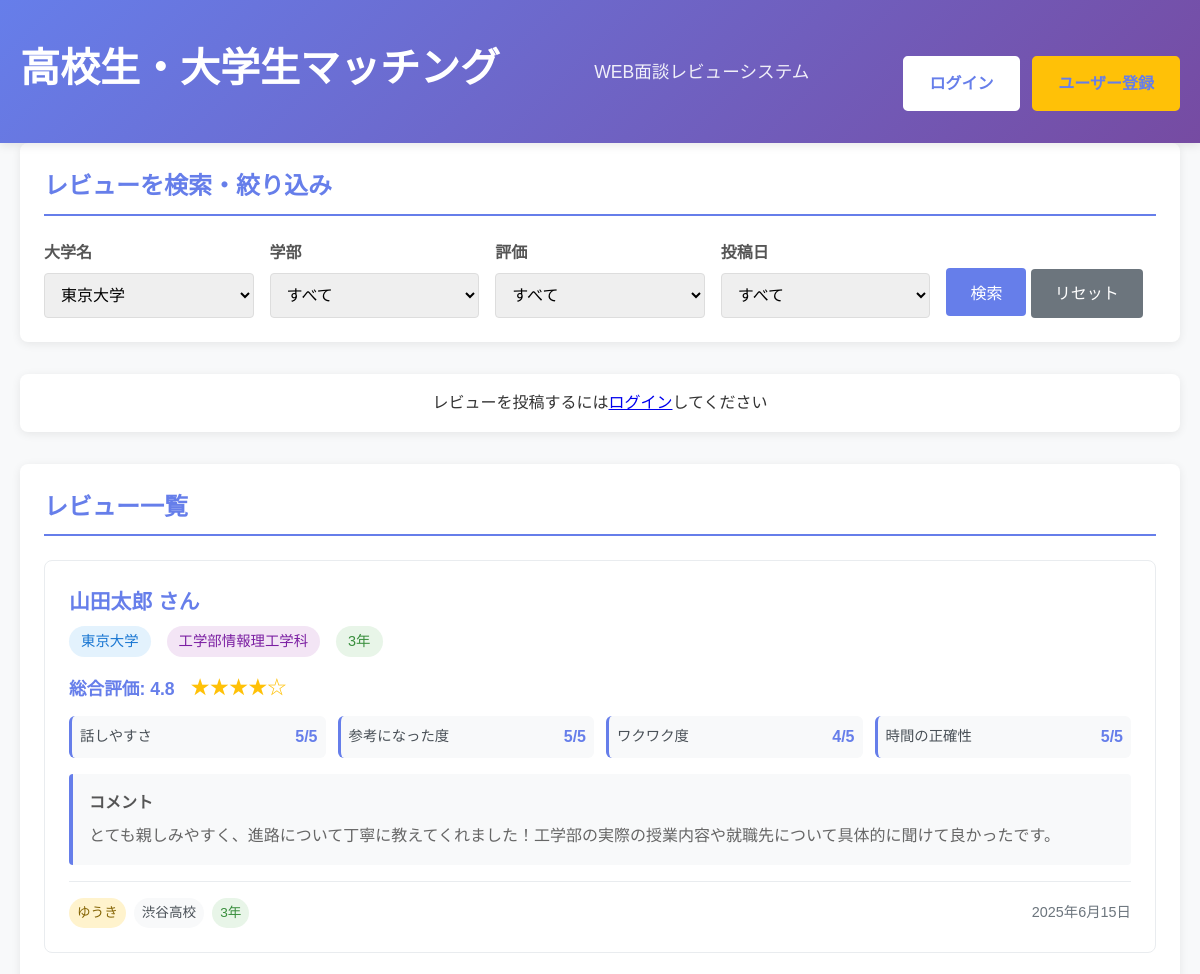
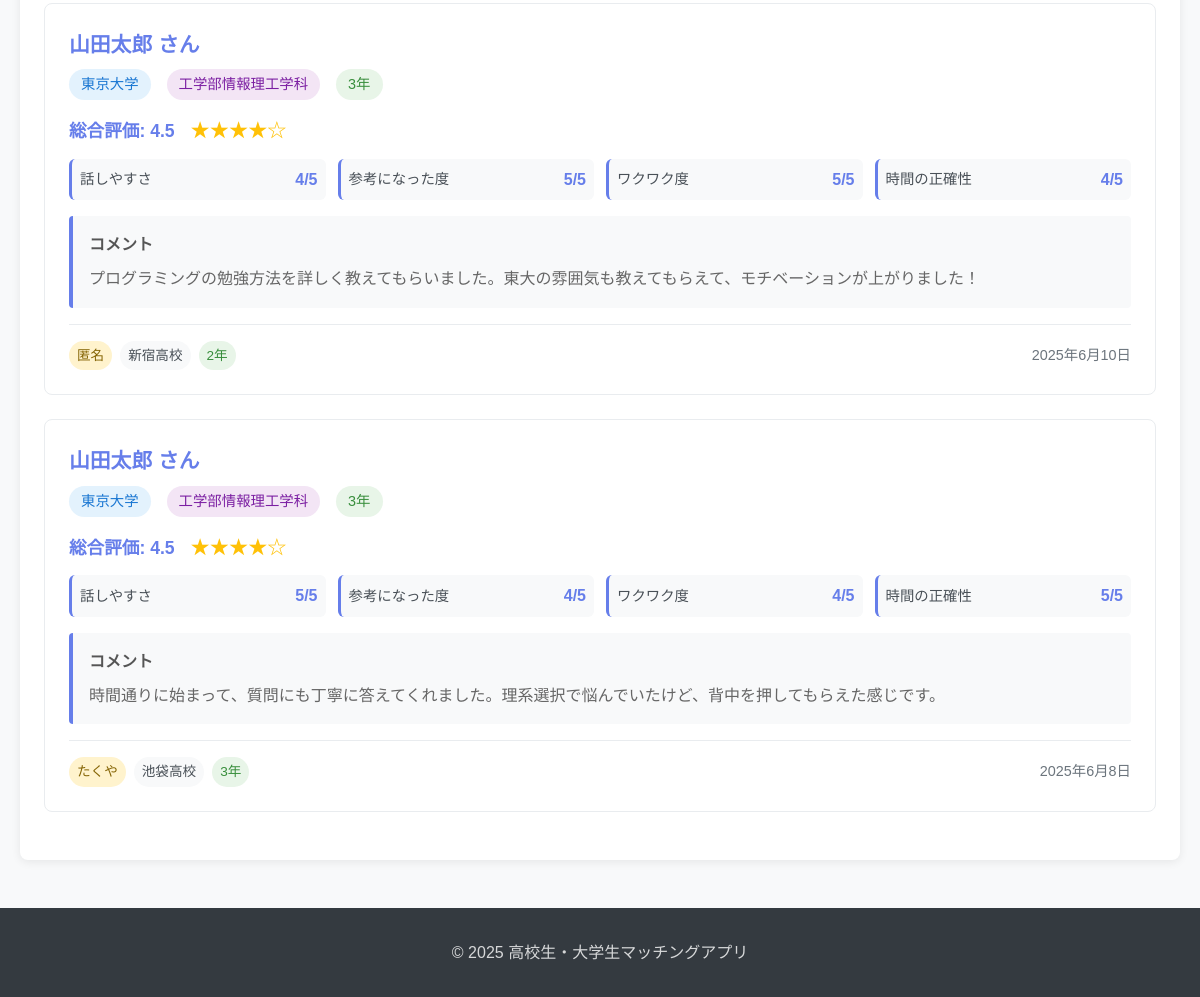
Screenshot of /index.php?university=東京大学 with the database file from the repository (2 pictures, top to bottom).
### tables this page shows
CREATE TABLE reviews (
    id INT AUTO_INCREMENT PRIMARY KEY COMMENT 'レビューID',
    student_id INT NOT NULL COMMENT '大学生ID',
    reviewer_nickname VARCHAR(50) DEFAULT NULL COMMENT '投稿者ニックネーム',
    reviewer_school VARCHAR(100) NOT NULL COMMENT '投稿者高校名',
    reviewer_grade INT NOT NULL COMMENT '投稿者学年（1-3）',
    friendliness INT NOT NULL COMMENT '話しやすさ（1-5）',
    helpfulness INT NOT NULL COMMENT '参考になった度（1-5）',
    excitement INT NOT NULL COMMENT 'ワクワク度（1-5）',
    punctuality INT NOT NULL COMMENT '時間の正確性（1-5）',
    comment TEXT DEFAULT NULL COMMENT 'コメント',
    review_date DATE NOT NULL COMMENT 'レビュー日',
    created_at TIMESTAMP DEFAULT CURRENT_TIMESTAMP COMMENT '投稿日時',
    updated_at TIMESTAMP DEFAULT CURRENT_TIMESTAMP ON UPDATE CURRENT_TIMESTAMP COMMENT '更新日時',
    FOREIGN KEY (student_id) REFERENCES students(id) ON DELETE CASCADE,
    INDEX idx_student_id (student_id),
    INDEX idx_review_date (review_date),
    INDEX idx_created_at (created_at),
    CHECK (friendliness BETWEEN 1 AND 5),
    CHECK (helpfulness BETWEEN 1 AND 5),
    CHECK (excitement BETWEEN 1 AND 5),
    CHECK (punctuality BETWEEN 1 AND 5),
    CHECK (reviewer_grade BETWEEN 1 AND 3)
);

CREATE TABLE students (
    id INT AUTO_INCREMENT PRIMARY KEY COMMENT '大学生ID',
    name VARCHAR(100) NOT NULL COMMENT '氏名',
    university VARCHAR(100) NOT NULL COMMENT '大学名',
    department VARCHAR(100) NOT NULL COMMENT '学部・学科',
    grade INT NOT NULL COMMENT '学年（1-4, 5=院生）',
    created_at TIMESTAMP DEFAULT CURRENT_TIMESTAMP COMMENT '登録日時',
    INDEX idx_university (university),
    INDEX idx_department (department)
);

### index.php (the view, shortened to what this page needs)
<!DOCTYPE html>
<html lang="ja">
<head>
    <link rel="stylesheet" href="css/style.css?v=<?= time() ?>">
</head>
<body>
    <header>
        <div class="container">
            <h1>高校生・大学生マッチング</h1>
            <p class="subtitle">WEB面談レビューシステム</p>
            <div class="header-auth">
                <?php if (isset($_SESSION['user_id'])): ?>
                    <div class="user-info">
                        ようこそ、<?= htmlspecialchars($_SESSION['user_name']) ?>さん
                        <?php if ($_SESSION['kanri_flg'] == 1): ?>
                            <span class="admin-badge">管理者</span>
                            <a href="user_list.php" class="btn-admin">ユーザー管理</a>
                        <?php endif; ?>
                        <a href="logout.php" class="btn-logout">ログアウト</a>
                    </div>
                <?php else: ?>
                    <div class="auth-links">
                        <a href="login.php" class="btn-login">ログイン</a>
                        <a href="register.php" class="btn-register">ユーザー登録</a>
                    </div>
                <?php endif; ?>
            </div>
        </div>
    </header>
    <main class="container">
        <section class="search-section">
            <h2>レビューを検索・絞り込み</h2>
            <form method="GET" action="index.php" class="search-form">
                <div class="search-row">
                    <div class="form-group">
                        <label for="university">大学名</label>
                        <select name="university" id="university">
                            <?php
                            require_once 'config/database.php';
                            try {
                                $pdo = getDBConnection();
                                $stmt = $pdo->query("SELECT DISTINCT university FROM students ORDER BY university");
                                while ($row = $stmt->fetch()) {
                                    $selected = (isset($_GET['university']) && $_GET['university'] === $row['university']) ? 'selected' : '';
                                    echo "<option value=\"{$row['university']}\" $selected>{$row['university']}</option>";
                                }
                            } catch (Exception $e) {
                            }
                            ?>
                        </select>
                    </div>
                    <div class="form-group">
                        <label for="department">学部</label>
                        <select name="department" id="department">
                            <option value="">すべて</option>
                        </select>
                    </div>
                    <div class="form-group">
                        <label for="rating">評価</label>
                        <select name="rating" id="rating">
                            <option value="">すべて</option>
                        </select>
                    </div>
                    <div class="form-group">
                        <label for="period">投稿日</label>
                        <select name="period" id="period">
                            <option value="">すべて</option>
                        </select>
                    </div>
                    <div class="form-group">
                        <button type="submit" class="btn-search">検索</button>
                        <a href="index.php" class="btn-reset">リセット</a>
                    </div>
                </div>
            </form>
        </section>
        <section class="action-section">
            <?php if (isset($_SESSION['user_id'])): ?>
                <a href="post_review.php" class="btn-post">新しいレビューを投稿</a>
                <a href="my_reviews.php" class="btn-my-reviews">マイレビュー管理</a>
                <?php if ($_SESSION['kanri_flg'] == 1): ?>
                    <a href="view_reviews_table.php" class="btn-table">全データ一覧確認</a>
                <?php endif; ?>
            <?php else: ?>
                <p class="login-prompt">レビューを投稿するには<a href="login.php">ログイン</a>してください</p>
            <?php endif; ?>
        </section>
        <section class="reviews-section">
            <h2>レビュー一覧</h2>
            <?php
            try {
                $where_conditions = [];
                $params = [];
                if (!empty($_GET['university'])) {
                    $where_conditions[] = "s.university = ?";
                    $params[] = $_GET['university'];
                }
                $where_clause = !empty($where_conditions) ? 'WHERE ' . implode(' AND ', $where_conditions) : '';
                $sql = "
                    SELECT
                        r.*,
                        s.name,
                        s.university,
                        s.department,
                        s.grade,
                        ((r.friendliness + r.helpfulness + r.excitement + r.punctuality) / 4.0) as avg_rating
                    FROM reviews r
                    JOIN students s ON r.student_id = s.id
                    $where_clause
                    ORDER BY r.created_at DESC
                ";
                $stmt = $pdo->prepare($sql);
                $stmt->execute($params);
                $reviews = $stmt->fetchAll();
                if (empty($reviews)) {
                    echo '<p class="no-results">該当するレビューが見つかりませんでした。</p>';
                } else {
                    foreach ($reviews as $review) {
                        $gradeText = $review['grade'] == 5 ? '院生' : $review['grade'] . '年';
                        $reviewerGradeText = $review['reviewer_grade'] . '年';
                        $reviewDate = date('Y年n月j日', strtotime($review['review_date']));
                        $avgRating = round($review['avg_rating'], 1);
                        echo '<div class="review-card">';
                        echo '<div class="review-header">';
                        echo "<h3>{$review['name']} さん</h3>";
                        echo "<div class=\"student-info\">";
                        echo "<span class=\"university\">{$review['university']}</span>";
                        echo "<span class=\"department\">{$review['department']}</span>";
                        echo "<span class=\"grade\">{$gradeText}</span>";
                        echo "</div>";
                        echo '</div>';
                        echo '<div class="review-ratings">';
                        echo '<div class="rating-summary">';
                        echo "<span class=\"avg-rating\">総合評価: {$avgRating}</span>";
                        echo '<div class="stars">' . str_repeat('★', floor($avgRating)) . str_repeat('☆', 5 - floor($avgRating)) . '</div>';
                        echo '</div>';
                        echo '<div class="rating-details">';
                        echo '<div class="rating-item">';
                        echo '<span class="rating-label">話しやすさ</span>';
                        echo '<span class="rating-value">' . $review['friendliness'] . '/5</span>';
                        echo '</div>';
                        echo '<div class="rating-item">';
                        echo '<span class="rating-label">参考になった度</span>';
                        echo '<span class="rating-value">' . $review['helpfulness'] . '/5</span>';
                        echo '</div>';
                        echo '<div class="rating-item">';
                        echo '<span class="rating-label">ワクワク度</span>';
                        echo '<span class="rating-value">' . $review['excitement'] . '/5</span>';
                        echo '</div>';
                        echo '<div class="rating-item">';
                        echo '<span class="rating-label">時間の正確性</span>';
                        echo '<span class="rating-value">' . $review['punctuality'] . '/5</span>';
                        echo '</div>';
                        echo '</div>';
                        echo '</div>';
                        if (!empty($review['comment'])) {
                            echo '<div class="review-comment">';
                            echo '<h4>コメント</h4>';
                            echo '<p>' . nl2br(htmlspecialchars($review['comment'])) . '</p>';
                            echo '</div>';
                        }
                        echo '<div class="review-footer">';
                        echo "<div class=\"reviewer-info\">";
                        if (!empty($review['reviewer_nickname'])) {
                            echo "<span class=\"nickname\">{$review['reviewer_nickname']}</span>";
                        } else {
                            echo "<span class=\"nickname\">匿名</span>";
                        }
                        echo "<span class=\"school\">{$review['reviewer_school']}</span>";
                        echo "<span class=\"grade\">{$reviewerGradeText}</span>";
                        echo "</div>";
                        echo "<div class=\"review-date\">{$reviewDate}</div>";
                        echo '</div>';
                        echo '</div>';
                    }
                }
            } catch (Exception $e) {
                echo '<p class="error">レビューの取得中にエラーが発生しました。</p>';
                error_log("レビュー取得エラー: " . $e->getMessage());
            }
            ?>
        </section>
    </main>
    <footer>
        <div class="container">
            <p>&copy; 2025 高校生・大学生マッチングアプリ</p>
        </div>
    </footer>
</body>
</html>

### rows the page displays
reviews: student.name "山田太郎", student.university "東京大学", student.department "工学部情報理工学科", student.grade "3年", avgRating "4.8", avgRating "★★★★", avgRating "☆", friendliness "5", helpfulness "5", excitement "4", punctuality "5", comment "とても親しみやすく、進路について丁寧に教えてくれました！工学部の実際の授業内容や就職先について具体的に聞けて良かったです。", reviewer_nickname "ゆうき", reviewer_school "渋谷高校", reviewer_grade "3年", review_date "2025年6月15日"
reviews: student.name "山田太郎", student.university "東京大学", student.department "工学部情報理工学科", student.grade "3年", avgRating "4.5", avgRating "★★★★", avgRating "☆", friendliness "4", helpfulness "5", excitement "5", punctuality "4", comment "プログラミングの勉強方法を詳しく教えてもらいました。東大の雰囲気も教えてもらえて、モチベーションが上がりました！", shows "匿名", reviewer_school "新宿高校", reviewer_grade "2年", review_date "2025年6月10日"
reviews: student.name "山田太郎", student.university "東京大学", student.department "工学部情報理工学科", student.grade "3年", avgRating "4.5", avgRating "★★★★", avgRating "☆", friendliness "5", helpfulness "4", excitement "4", punctuality "5", comment "時間通りに始まって、質問にも丁寧に答えてくれました。理系選択で悩んでいたけど、背中を押してもらえた感じです。", reviewer_nickname "たくや", reviewer_school "池袋高校", reviewer_grade "3年", review_date "2025年6月8日"

### other values shown
form field university "東京大学"
